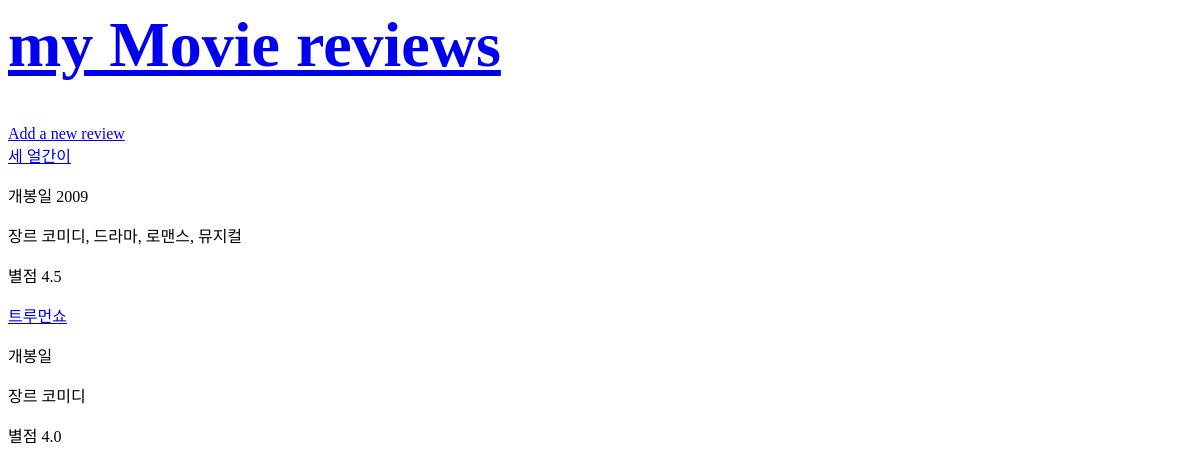
Before: / with the older database file.
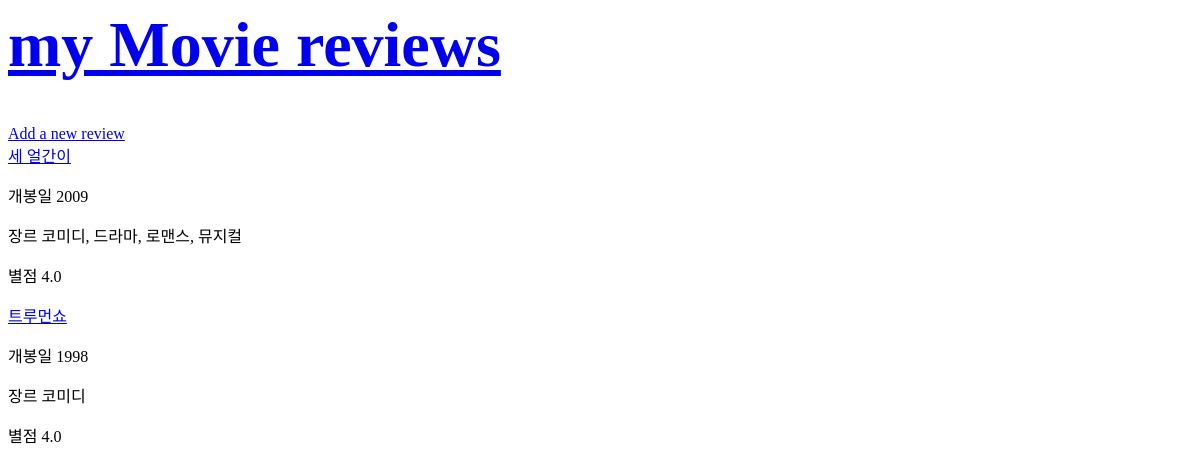
After: the same page with the newer database file.
### mymovie/models.py (models this page shows)
class Reviewlist(models.Model):
    title=models.CharField(max_length=32)
    year=models.CharField(max_length=20)
    genre=models.CharField(max_length=40)
    rating=models.CharField(max_length=20)
    director=models.CharField(max_length=20, default='')
    actor=models.CharField(max_length=40, default='')
    time=models.CharField(max_length=20,default='')
    image=models.ImageField(upload_to='images/', blank=True)
    content=models.TextField()

### mymovie/views.py (the view)
# urls.py: path('', review_list, name='review_list'),
def review_list(request):
  reviews=Reviewlist.objects.all()
  context={
    'reviews': reviews
  }
  return render(request, 'review_list.html', context)

### mymovie/templates/review_list.html (shortened to what this page needs)
<h1><a href="/"><h1>my Movie reviews</h1></a></h1>
<a href="/create">Add a new review</a>
{% for review in reviews %}
    <div>
        <a href="/{{review.id}}"> {{ review.title }}</a>
        <p>개봉일 {{ review.year }}</p>
        <p>장르 {{ review.genre }}</p>
        <p>별점 {{ review.rating }}</p>
    </div>
{% endfor %}

Changed rows visible on the page:
changed Reviewlist "세 얼간이": rating "4.5" → "4.0"
changed Reviewlist "트루먼쇼": year (not shown) → "1998"
